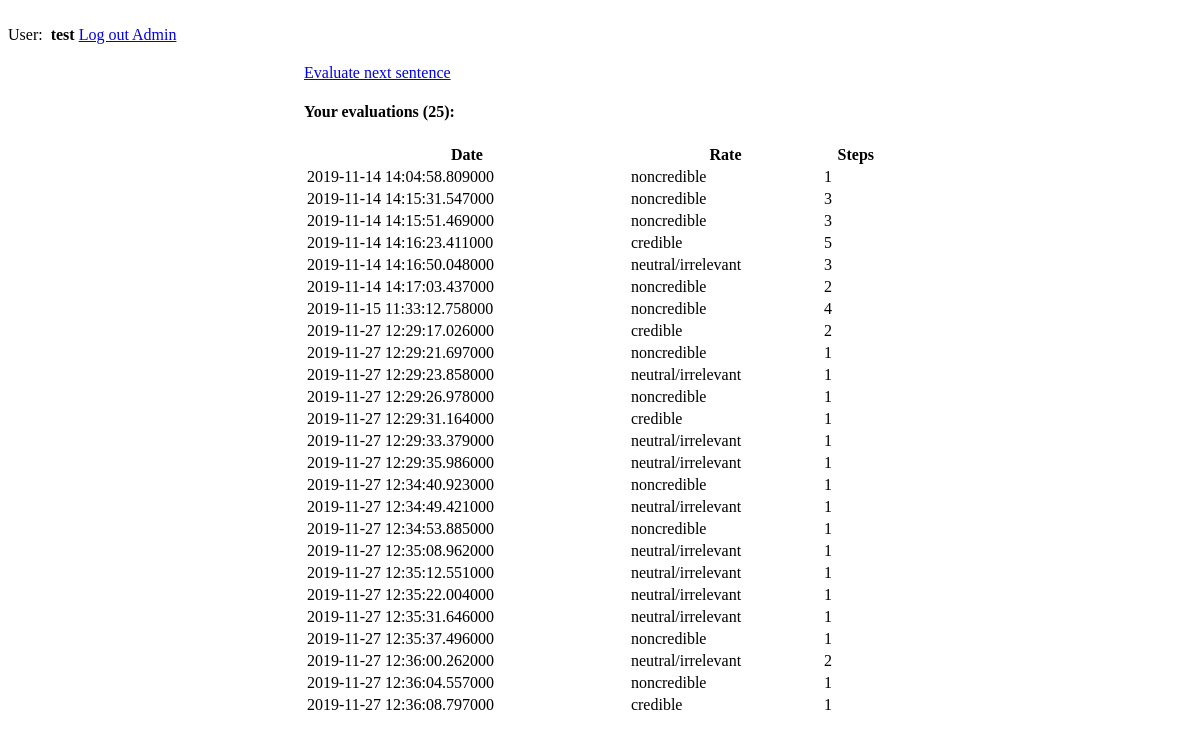
The app's page /index (signed in) with its own data.
### app/models.py (models this page shows, shortened)
class User(UserMixin, db.Model):
    id = db.Column(db.Integer, primary_key=True)
    username = db.Column(db.String(64), index=True, unique=True)
    email = db.Column(db.String(120), index=True, unique=True)
    password_hash = db.Column(db.String(128))
    is_admin = db.Column(db.Boolean, default=False)
    tasks = db.relationship('Task', backref='user')
    @property
    def is_authenticated(self):
        return True

class Task(db.Model):
    task_id = db.Column(db.Integer, primary_key=True)
    sentence_id = db.Column(db.Integer, db.ForeignKey('sentence.sentence_id'), unique=True)
    user_id = db.Column(db.Integer, db.ForeignKey('user.id'))
    time_start = db.Column(db.DateTime)
    time_end = db.Column(db.DateTime)
    rate = db.Column(db.Enum(CredibilityRates))
    steps = db.Column(db.Integer)
    tags = db.Column(db.String(200))

### app/routes.py (the view)
@app.route('/')
@app.route('/index')
@login_required
def index():
    tasks = Task.query.filter_by(
        user_id=current_user.id
    ).filter(Task.rate != None).all()
    nextTask = Task.query.filter_by(
        user_id=current_user.id,
        rate=None
    ).first()
    return render_template(
        'index.html',
        title='Home',
        tasks=tasks,
        nextTask=nextTask
    )

### app/__init__.py (called while the page is built)
@login_manager.user_loader
def load_user(user_id):
    return models.User.query.get(user_id)

### app/templates/index.html (shortened to what this page needs)
{% extends "base.html" %}
{% block content %}
    <div class="home-container">
        {%  if nextTask %}
            <a href="{{ url_for('perform_task', task_id = nextTask.task_id) }}" class="mdl-button mdl-js-button mdl-button--raised  mdl-button--accent">
                Evaluate next sentence
            </a>
        {% endif %}
        <h4>Your evaluations ({{ tasks.__len__() }}): </h4>
        <table class="mdl-data-table mdl-data-table--selectable mdl-shadow--2dp taks-table">
            <thead>
                <tr>
                    <th>Date</th>
                    <th>Rate</th>
                    <th>Steps</th>
                    <th></th>
                </tr>
            </thead>
            {% for task in tasks %}
                <tr>
                    <td>
                        {% if task.time_end %}
                            {{ task.time_end }}
                        {% endif %}
                    </td>
                    <td>
                        {{ task.rate.value }}
                    </td>
                    <td>{{ task.steps}}</td>
                    <td>
                    </td>
                </tr>
            {% endfor %}
        </table>
    </div>
{% endblock %}

### app/templates/base.html (shortened to what this page needs)
<!DOCTYPE html>
<html>
    <head>
        <link rel="stylesheet" href="https://code.getmdl.io/1.3.0/material.blue-pink.min.css" />
        <link rel="stylesheet" href="{{ url_for('static', filename='css/main.css') }}">
    </head>
    <body class="mdl-color--grey-100">
        <div class="mdl-layout mdl-js-layout mdl-layout--fixed-header">
            <header class="mdl-layout__header">
                <div class="mdl-layout__header-row">
                    <a class="main-title" href="{{ url_for("index") }}" class="mdl-layout-title">Credibility of the medical web content</a>
                    <nav class="mdl-navigation mdl-layout--large-screen-only">
                        {% if current_user.is_authenticated %}
                            User: <strong>&nbsp;{{ current_user.username }}</strong>
                            <a class="mdl-navigation__link" href="{{ url_for('logout') }}">
                                Log out
                            </a>
                            {% if current_user.is_admin %}
                                <a class="mdl-navigation__link" href="{{ url_for('admin.admin') }}">
                                    Admin
                                </a>
                            {%  endif %}
                        {% endif %}
                    </nav>
                </div>
            </header>
            <main class="mdl-layout__content">
                <div class="page-content">
                    {% block content %}{% endblock %}
                </div>
            </main>
        </div>
    </body>
</html>

### app/static/css/main.css (style rules this page uses)
.page-content { display: flex; justify-content: center; padding: 20px 0; }
.home-container { width: 50%; max-width: 800px; }
.home-container table { width: 100%; }
.main-title { color: #fff; text-decoration: none; }

### records on screen
User: username "test"
Task: time_end "2019-11-14 14:04:58.809000", rate.value "noncredible", steps "1"
Task: time_end "2019-11-14 14:15:31.547000", rate.value "noncredible", steps "3"
Task: time_end "2019-11-14 14:15:51.469000", rate.value "noncredible", steps "3"
Task: time_end "2019-11-14 14:16:23.411000", rate.value "credible", steps "5"
Task: time_end "2019-11-14 14:16:50.048000", rate.value "neutral/irrelevant", steps "3"
Task: time_end "2019-11-14 14:17:03.437000", rate.value "noncredible", steps "2"
Task: time_end "2019-11-15 11:33:12.758000", rate.value "noncredible", steps "4"
Task: time_end "2019-11-27 12:29:17.026000", rate.value "credible", steps "2"
Task: time_end "2019-11-27 12:29:21.697000", rate.value "noncredible", steps "1"
Task: time_end "2019-11-27 12:29:23.858000", rate.value "neutral/irrelevant", steps "1"
Task: time_end "2019-11-27 12:29:26.978000", rate.value "noncredible", steps "1"
Task: time_end "2019-11-27 12:29:31.164000", rate.value "credible", steps "1"
Task: time_end "2019-11-27 12:29:33.379000", rate.value "neutral/irrelevant", steps "1"
Task: time_end "2019-11-27 12:29:35.986000", rate.value "neutral/irrelevant", steps "1"
Task: time_end "2019-11-27 12:34:40.923000", rate.value "noncredible", steps "1"
Task: time_end "2019-11-27 12:34:49.421000", rate.value "neutral/irrelevant", steps "1"
Task: time_end "2019-11-27 12:34:53.885000", rate.value "noncredible", steps "1"
Task: time_end "2019-11-27 12:35:08.962000", rate.value "neutral/irrelevant", steps "1"
Task: time_end "2019-11-27 12:35:12.551000", rate.value "neutral/irrelevant", steps "1"
Task: time_end "2019-11-27 12:35:22.004000", rate.value "neutral/irrelevant", steps "1"
Task: time_end "2019-11-27 12:35:31.646000", rate.value "neutral/irrelevant", steps "1"
Task: time_end "2019-11-27 12:35:37.496000", rate.value "noncredible", steps "1"
Task: time_end "2019-11-27 12:36:00.262000", rate.value "neutral/irrelevant", steps "2"
Task: time_end "2019-11-27 12:36:04.557000", rate.value "noncredible", steps "1"
Task: time_end "2019-11-27 12:36:08.797000", rate.value "credible", steps "1"

### other values on screen
{{ tasks.__len__() }} "25"
